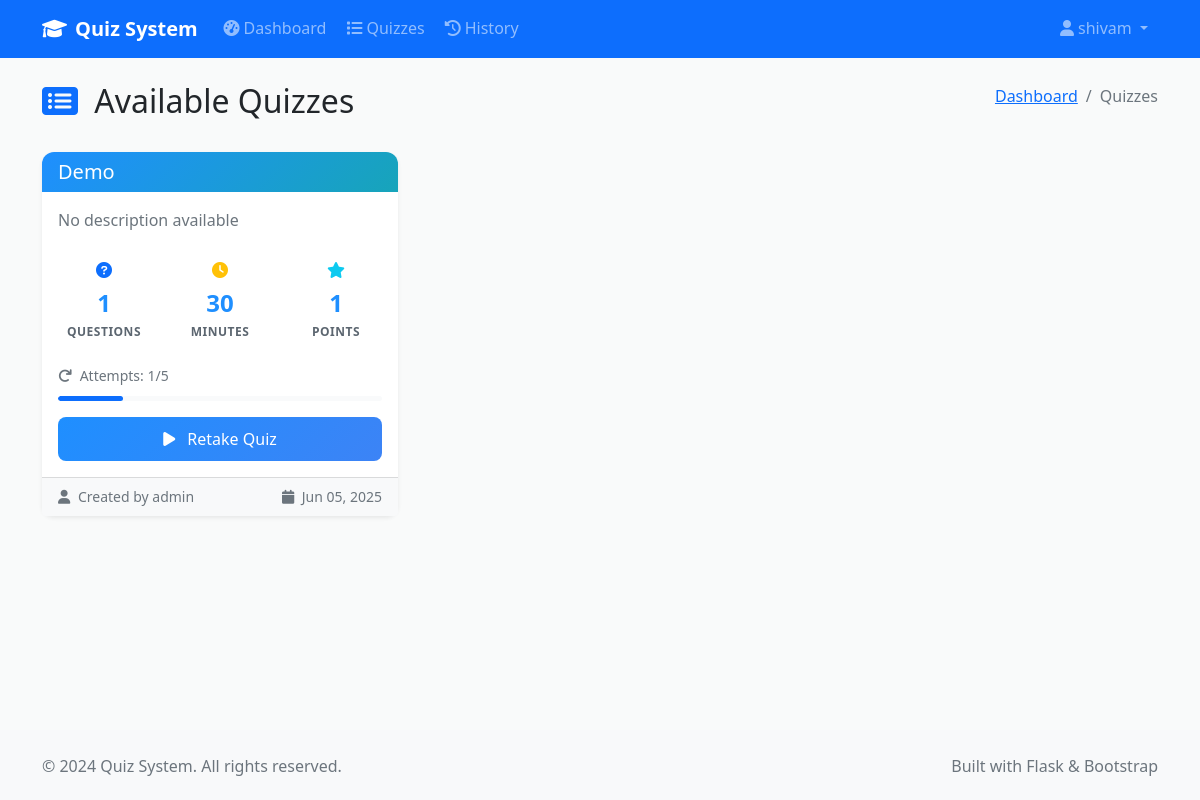
Screenshot of /quiz/list (signed in) with the database file from the repository.
### models.py (models this page shows)
class User(UserMixin, db.Model):
    id = db.Column(db.Integer, primary_key=True)
    username = db.Column(db.String(64), unique=True, nullable=False)
    email = db.Column(db.String(120), unique=True, nullable=False)
    password_hash = db.Column(db.String(256), nullable=False)
    is_admin = db.Column(db.Boolean, default=False)
    created_at = db.Column(db.DateTime, default=datetime.utcnow)
    created_quizzes = db.relationship('Quiz', backref='creator', lazy=True)
    quiz_attempts = db.relationship('QuizAttempt', backref='user', lazy=True)

class Quiz(db.Model):
    id = db.Column(db.Integer, primary_key=True)
    title = db.Column(db.String(200), nullable=False)
    description = db.Column(db.Text)
    created_by = db.Column(db.Integer, db.ForeignKey('user.id'), nullable=False)
    time_limit = db.Column(db.Integer, default=30)  # in minutes
    max_attempts = db.Column(db.Integer, default=1)
    is_active = db.Column(db.Boolean, default=True)
    created_at = db.Column(db.DateTime, default=datetime.utcnow)
    questions = db.relationship('Question', backref='quiz', lazy=True, cascade='all, delete-orphan')
    attempts = db.relationship('QuizAttempt', backref='quiz', lazy=True)
    def get_total_points(self):
        return sum(q.points for q in self.questions)

### quiz.py (the view)
@quiz_bp.route('/list')
@login_required
def quiz_list():
    quizzes = Quiz.query.filter_by(is_active=True).all()
    quiz_data = []
    for quiz in quizzes:
        user_attempts = QuizAttempt.query.filter_by(
            user_id=current_user.id, quiz_id=quiz.id
        ).count()
        best_score = db.session.query(db.func.max(QuizAttempt.score)).filter_by(
            user_id=current_user.id, quiz_id=quiz.id, is_completed=True
        ).scalar() or 0
        quiz_data.append({
            'quiz': quiz,
            'attempts_taken': user_attempts,
            'can_attempt': user_attempts < quiz.max_attempts,
            'best_score': best_score,
            'total_points': quiz.get_total_points()
        })
    return render_template('user/quiz_list.html', quiz_data=quiz_data)

### app.py (called while the page is built)
@login_manager.user_loader
def load_user(user_id):
    from models import User
    return User.query.get(int(user_id))

@app.context_processor
def inject_now():
    return {'now': datetime.utcnow()}

@app.context_processor
def inject_csrf_token():
    from flask_wtf.csrf import generate_csrf
    return dict(csrf_token=generate_csrf())

### templates/user/quiz_list.html (shortened to what this page needs)
{% extends "base.html" %}
{% block content %}
<div class="container my-4">
    <div class="row">
        <div class="col-12">
            <div class="d-flex justify-content-between align-items-center mb-4">
                <h2>
                    <i class="fas fa-list-alt text-primary me-2"></i>
                    Available Quizzes
                </h2>
                <nav aria-label="breadcrumb">
                    <ol class="breadcrumb">
                        <li class="breadcrumb-item">
                            <a href="{{ url_for('quiz.dashboard') }}">Dashboard</a>
                        </li>
                        <li class="breadcrumb-item active">Quizzes</li>
                    </ol>
                </nav>
            </div>
        </div>
    </div>
    {% if quiz_data %}
        <div class="row g-4">
            {% for data in quiz_data %}
                <div class="col-lg-4 col-md-6">
                    <div class="card quiz-card border-0 shadow-sm h-100">
                        <div class="card-header bg-gradient-primary text-white">
                            <h5 class="card-title mb-0">{{ data.quiz.title }}</h5>
                        </div>
                        <div class="card-body d-flex flex-column">
                            <p class="card-text text-muted mb-3">
                                {{ data.quiz.description or 'No description available' }}
                            </p>
                            <div class="quiz-stats mb-3">
                                <div class="row text-center">
                                    <div class="col-4">
                                        <div class="stat-item">
                                            <i class="fas fa-question-circle text-primary"></i>
                                            <div class="stat-value">{{ data.quiz.questions|length }}</div>
                                            <div class="stat-label">Questions</div>
                                        </div>
                                    </div>
                                    <div class="col-4">
                                        <div class="stat-item">
                                            <i class="fas fa-clock text-warning"></i>
                                            <div class="stat-value">{{ data.quiz.time_limit }}</div>
                                            <div class="stat-label">Minutes</div>
                                        </div>
                                    </div>
                                    <div class="col-4">
                                        <div class="stat-item">
                                            <i class="fas fa-star text-info"></i>
                                            <div class="stat-value">{{ data.total_points }}</div>
                                            <div class="stat-label">Points</div>
                                        </div>
                                    </div>
                                </div>
                            </div>
                            <div class="attempt-info mb-3">
                                <div class="d-flex justify-content-between align-items-center">
                                    <span class="text-muted small">
                                        <i class="fas fa-redo me-1"></i>
                                        Attempts: {{ data.attempts_taken }}/{{ data.quiz.max_attempts }}
                                    </span>
                                </div>
                                {% if data.attempts_taken > 0 %}
                                    <div class="progress mt-2" style="height: 5px;">
                                        <div class="progress-bar"
                                             role="progressbar"
                                             style="width: {{ (data.attempts_taken / data.quiz.max_attempts * 100) }}%">
                                        </div>
                                    </div>
                                {% endif %}
                            </div>
                            <div class="mt-auto">
                                {% if data.can_attempt %}
                                    <a href="{{ url_for('quiz.start_quiz', quiz_id=data.quiz.id) }}"
                                       class="btn btn-primary w-100">
                                        <i class="fas fa-play me-2"></i>
                                        {% if data.attempts_taken == 0 %}Start Quiz{% else %}Retake Quiz{% endif %}
                                    </a>
                                {% endif %}
                            </div>
                        </div>
                        <div class="card-footer bg-light text-muted small">
                            <i class="fas fa-user me-1"></i>
                            Created by {{ data.quiz.creator.username }}
                            <span class="float-end">
                                <i class="fas fa-calendar me-1"></i>
                                {{ data.quiz.created_at.strftime('%b %d, %Y') }}
                            </span>
                        </div>
                    </div>
                </div>
            {% endfor %}
        </div>
    {% endif %}
</div>
{% endblock %}

### templates/base.html (shortened to what this page needs)
<!DOCTYPE html>
<html lang="en">
<head>
    <link href="https://cdn.jsdelivr.net/npm/bootstrap@5.1.3/dist/css/bootstrap.min.css" rel="stylesheet">
    <link rel="stylesheet" href="https://cdnjs.cloudflare.com/ajax/libs/font-awesome/6.0.0/css/all.min.css">
    <link rel="stylesheet" href="{{ url_for('static', filename='css/style.css') }}">
</head>
<body>
    <nav class="navbar navbar-expand-lg navbar-dark bg-primary">
        <div class="container">
            <a class="navbar-brand" href="{{ url_for('index') }}">
                <i class="fas fa-graduation-cap me-2"></i>Quiz System
            </a>
            <div class="collapse navbar-collapse" id="navbarNav">
                <ul class="navbar-nav me-auto">
                    {% if current_user.is_authenticated %}
                        {% if current_user.is_admin %}
                            <li class="nav-item">
                                <a class="nav-link" href="{{ url_for('admin.dashboard') }}">
                                    <i class="fas fa-tachometer-alt me-1"></i>Dashboard
                                </a>
                            </li>
                            <li class="nav-item">
                                <a class="nav-link" href="{{ url_for('admin.create_quiz') }}">
                                    <i class="fas fa-plus me-1"></i>Create Quiz
                                </a>
                            </li>
                            <li class="nav-item">
                                <a class="nav-link" href="{{ url_for('admin.manage_users') }}">
                                    <i class="fas fa-users me-1"></i>Users
                                </a>
                            </li>
                            <li class="nav-item">
                                <a class="nav-link" href="{{ url_for('admin.results') }}">
                                    <i class="fas fa-chart-bar me-1"></i>Results
                                </a>
                            </li>
                        {% else %}
                            <li class="nav-item">
                                <a class="nav-link" href="{{ url_for('quiz.dashboard') }}">
                                    <i class="fas fa-tachometer-alt me-1"></i>Dashboard
                                </a>
                            </li>
                            <li class="nav-item">
                                <a class="nav-link" href="{{ url_for('quiz.quiz_list') }}">
                                    <i class="fas fa-list me-1"></i>Quizzes
                                </a>
                            </li>
                            <li class="nav-item">
                                <a class="nav-link" href="{{ url_for('quiz.history') }}">
                                    <i class="fas fa-history me-1"></i>History
                                </a>
                            </li>
                        {% endif %}
                    {% endif %}
                </ul>
                <ul class="navbar-nav">
                    {% if current_user.is_authenticated %}
                        <li class="nav-item dropdown">
                            <a class="nav-link dropdown-toggle" href="#" id="navbarDropdown" role="button" data-bs-toggle="dropdown">
                                <i class="fas fa-user me-1"></i>{{ current_user.username }}
                            </a>
                        </li>
                    {% endif %}
                </ul>
            </div>
        </div>
    </nav>
    <main class="main-content">
        {% block content %}{% endblock %}
    </main>
    <footer class="bg-light py-4 mt-5">
        <div class="container">
            <div class="row">
                <div class="col-md-6">
                    <p class="text-muted mb-0">&copy; 2024 Quiz System. All rights reserved.</p>
                </div>
                <div class="col-md-6 text-end">
                    <p class="text-muted mb-0">Built with Flask & Bootstrap</p>
                </div>
            </div>
        </div>
    </footer>
</body>
</html>

### static/css/style.css (style rules this page uses)
:root { --primary-color: 210 100% 56%; --primary-rgb: 0, 123, 255; --secondary-color: 108 117% 125%; --success-color: 142 71% 45%; --info-color: 188 78% 41%; --warning-color: 45 100% 51%; --danger-color: 354 70% 54%; --light-color: 210 17% 98%; --dark-color: 210 11% 15%; --background: 210 11% 98%; --surface: 0 0% 100%; --text-primary: 210 11% 15%; --text-secondary: 210 10% 40%; --border: 210 14% 89%; }
body { font-family: 'Segoe UI', Tahoma, Geneva, Verdana, sans-serif; background-color: hsl(var(--background)); color: hsl(var(--text-primary)); line-height: 1.6; }
.main-content { min-height: calc(100vh - 200px); }
.navbar-brand { font-weight: 600; font-size: 1.25rem; }
.navbar-nav .nav-link { font-weight: 500; padding: 0.5rem 1rem; border-radius: 0.375rem; margin: 0 0.125rem; transition: all 0.2s ease; }
.card { border: 1px solid hsl(var(--border)); border-radius: 0.75rem; transition: all 0.3s ease; }
.card-header { border-bottom: 1px solid hsl(var(--border)); border-radius: 0.75rem 0.75rem 0 0 !important; background-color: hsl(var(--light-color)) !important; }
.stat-label { font-size: 0.875rem; font-weight: 600; text-transform: uppercase; letter-spacing: 0.5px; }
.quiz-card { transition: all 0.3s ease; }
.quiz-card .card-header { background: linear-gradient(135deg, hsl(var(--primary-color)), hsl(var(--info-color))); color: white; border: none; }
.quiz-stats .stat-item { text-align: center; padding: 0.5rem; }
.quiz-stats .stat-value { font-size: 1.5rem; font-weight: 600; color: hsl(var(--primary-color)); }
.quiz-stats .stat-label { font-size: 0.75rem; color: hsl(var(--text-secondary)); text-transform: uppercase; letter-spacing: 0.5px; }
.progress { height: 8px; border-radius: 4px; background-color: hsl(var(--light-color)); }
.progress-bar { border-radius: 4px; transition: width 0.3s ease; }
.btn { font-weight: 500; border-radius: 0.5rem; padding: 0.625rem 1.25rem; transition: all 0.2s ease; }
.btn-primary { background: linear-gradient(135deg, hsl(var(--primary-color)), hsl(217 91% 60%)); border: none; }
.bg-gradient-primary { background: linear-gradient(135deg, hsl(var(--primary-color)), hsl(var(--info-color))) !important; }

### rows the page displays
User: username "shivam"
Quiz: quiz "Demo", quiz "No description available", quiz.time_limit "30", quiz.max_attempts "5", quiz.created_at "Jun 05, 2025"
User: quiz.creator.username "admin"

### other values shown
{{ data.quiz.questions|length }} "1"
{{ data.total_points }} "1"
{{ data.attempts_taken }} "1"
